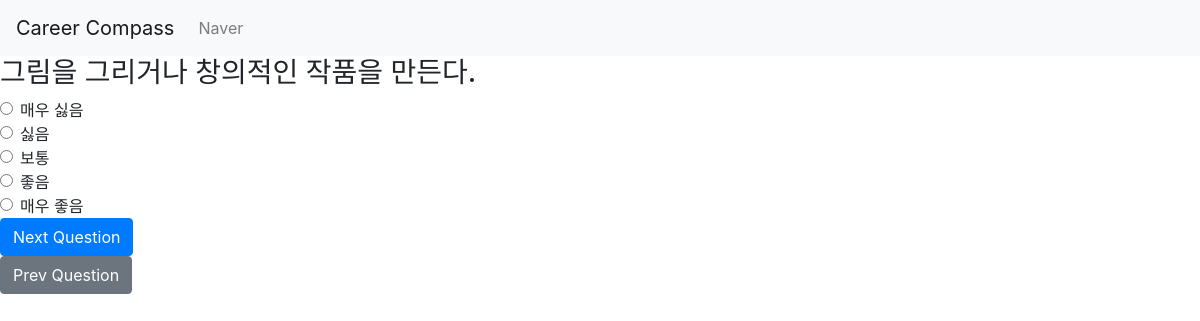
Page /polls/3/ on the earlier database version.
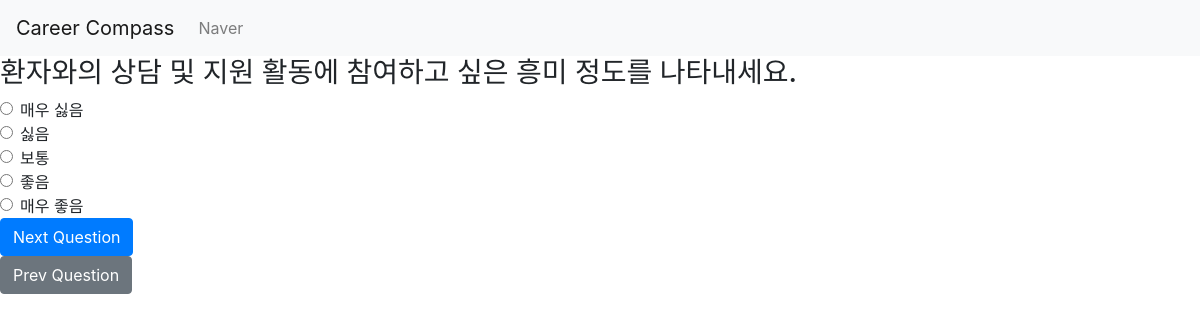
Same page on the later database version.
### polls/models.py (models this page shows)
class Question(models.Model):
    question_text = models.CharField(max_length=200)
    question_code = models.IntegerField()

### polls/views.py (the view, shortened to what this page needs)
# urls.py: path('<int:question_id>/', PollView.as_view(), name='poll'),
class PollView(View):
    template_name = 'index.html'
    def get(self, request, question_id):
        question = get_object_or_404(Question, pk=question_id)
        return render(request, self.template_name, {'question': question, 'question_id': question_id})

### templates/index.html (shortened to what this page needs)
<!DOCTYPE html>
<html lang="en">
<head>
    <link rel="stylesheet" href="https://cdn.jsdelivr.net/npm/bootstrap@4.4.1/dist/css/bootstrap.min.css">
</head>
<body>
<nav class="navbar navbar-expand-lg navbar-light bg-light">
    <a class="navbar-brand" href="/polls/1">Career Compass</a>
    <div class="collapse navbar-collapse" id="navbarSupportedContent">
      <ul class="navbar-nav mr-auto">
        <li class="nav-item">
          <a class="nav-link" href="https://www.naver.com">Naver</a>
        </li>
      </ul>
    </div>
</nav>
<form method="post" class="form">
    <h3>{{ question.question_text }}</h3>
    <div class="form-check">
        <input class="form-check-input" type="radio" name="question_{{ question_id }}" value="1" id="choice1" required>
        <label class="form-check-label" for="choice1">매우 싫음</label>
    </div>
    <div class="form-check">
        <input class="form-check-input" type="radio" name="question_{{ question_id }}" value="2" id="choice2" required>
        <label class="form-check-label" for="choice2">싫음</label>
    </div>
    <div class="form-check">
        <input class="form-check-input" type="radio" name="question_{{ question_id }}" value="3" id="choice3" required>
        <label class="form-check-label" for="choice3">보통</label>
    </div>
    <div class="form-check">
        <input class="form-check-input" type="radio" name="question_{{ question_id }}" value="4" id="choice4" required>
        <label class="form-check-label" for="choice4">좋음</label>
    </div>
    <div class="form-check">
        <input class="form-check-input" type="radio" name="question_{{ question_id }}" value="5" id="choice5" required>
        <label class="form-check-label" for="choice5">매우 좋음</label>
    </div>
    <button type="submit" class="btn btn-primary">Next Question</button>
</form>
<a href="{% url 'polls:poll' question_id=question_id|add:'-1' %}" class="btn btn-secondary">Prev Question</a>
</body>
</html>

Differences in the rows shown:
changed Question: question_text "그림을 그리거나 창의적인 작품을 만든다." → "환자와의 상담 및 지원 활동에 참여하고 싶은 흥미 정도를 나타내세요."
